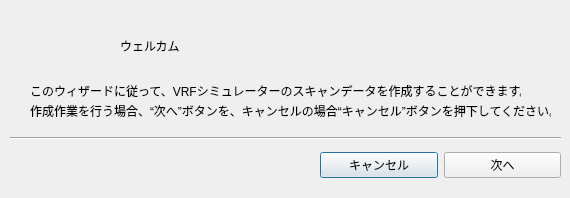
<?xml version="1.0" encoding="UTF-8"?>
<ui version="4.0">
 <class>Dialog_welcome</class>
 <widget class="QDialog" name="Dialog_welcome">
  <property name="geometry">
   <rect>
    <x>0</x>
    <y>0</y>
    <width>570</width>
    <height>198</height>
   </rect>
  </property>
  <property name="windowTitle">
   <string>Welcome</string>
  </property>
  <widget class="QLabel" name="label_1_welcome">
   <property name="geometry">
    <rect>
     <x>120</x>
     <y>20</y>
     <width>181</width>
     <height>51</height>
    </rect>
   </property>
   <property name="text">
    <string>ウェルカム</string>
   </property>
  </widget>
  <widget class="QLabel" name="label_2_welcome">
   <property name="geometry">
    <rect>
     <x>30</x>
     <y>80</y>
     <width>491</width>
     <height>21</height>
    </rect>
   </property>
   <property name="text">
    <string>このウィザードに従って、VRFシミュレーターのスキャンデータを作成することができます。</string>
   </property>
  </widget>
  <widget class="QLabel" name="label_3_welcome">
   <property name="geometry">
    <rect>
     <x>30</x>
     <y>100</y>
     <width>521</width>
     <height>21</height>
    </rect>
   </property>
   <property name="text">
    <string>作成作業を行う場合、“次へ”ボタンを、キャンセルの場合“キャンセル”ボタンを押下してください。</string>
   </property>
  </widget>
  <widget class="Line" name="line">
   <property name="geometry">
    <rect>
     <x>10</x>
     <y>130</y>
     <width>551</width>
     <height>16</height>
    </rect>
   </property>
   <property name="orientation">
    <enum>Qt::Horizontal</enum>
   </property>
  </widget>
  <widget class="QWidget" name="horizontalLayoutWidget">
   <property name="geometry">
    <rect>
     <x>320</x>
     <y>150</y>
     <width>241</width>
     <height>31</height>
    </rect>
   </property>
   <layout class="QHBoxLayout" name="horizontalLayout">
    <item>
     <widget class="QPushButton" name="btn_cancel_welcome">
      <property name="text">
       <string>キャンセル</string>
      </property>
     </widget>
    </item>
    <item>
     <widget class="QPushButton" name="btn_next_welcome">
      <property name="text">
       <string>次へ</string>
      </property>
     </widget>
    </item>
   </layout>
  </widget>
  <widget class="QLabel" name="label_pic_welcome">
   <property name="geometry">
    <rect>
     <x>30</x>
     <y>10</y>
     <width>61</width>
     <height>61</height>
    </rect>
   </property>
   <property name="text">
    <string/>
   </property>
  </widget>
 </widget>
 <resources/>
 <connections/>
</ui>
